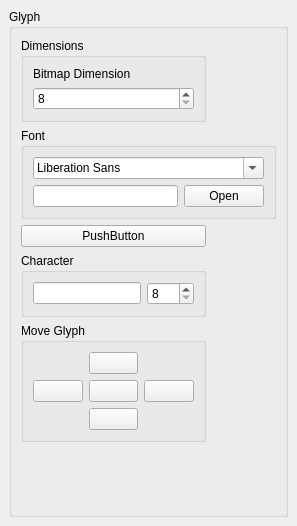
<?xml version="1.0" encoding="UTF-8"?>
<ui version="4.0">
 <class>DockGlyph</class>
 <widget class="QDockWidget" name="DockGlyph">
  <property name="geometry">
   <rect>
    <x>0</x>
    <y>0</y>
    <width>261</width>
    <height>526</height>
   </rect>
  </property>
  <property name="windowTitle">
   <string>DockWidget</string>
  </property>
  <widget class="QWidget" name="dockWidgetContents">
   <layout class="QVBoxLayout" name="verticalLayout">
    <item>
     <widget class="QGroupBox" name="groupBoxGlyph">
      <property name="title">
       <string>Glyph</string>
      </property>
      <layout class="QGridLayout" name="gridLayout_4">
       <item row="3" column="1">
        <spacer name="horizontalSpacer_2">
         <property name="orientation">
          <enum>Qt::Orientation::Horizontal</enum>
         </property>
         <property name="sizeHint" stdset="0">
          <size>
           <width>40</width>
           <height>20</height>
          </size>
         </property>
        </spacer>
       </item>
       <item row="5" column="0" colspan="2">
        <spacer name="verticalSpacer">
         <property name="orientation">
          <enum>Qt::Orientation::Vertical</enum>
         </property>
         <property name="sizeHint" stdset="0">
          <size>
           <width>20</width>
           <height>40</height>
          </size>
         </property>
        </spacer>
       </item>
       <item row="1" column="0" colspan="2">
        <widget class="QGroupBox" name="groupBoxFont">
         <property name="sizePolicy">
          <sizepolicy hsizetype="Preferred" vsizetype="Minimum">
           <horstretch>0</horstretch>
           <verstretch>0</verstretch>
          </sizepolicy>
         </property>
         <property name="title">
          <string>Font</string>
         </property>
         <layout class="QGridLayout" name="gridLayout">
          <item row="1" column="0" colspan="2">
           <widget class="QLineEdit" name="fontPath"/>
          </item>
          <item row="1" column="2">
           <widget class="QPushButton" name="serchFontFile">
            <property name="text">
             <string>Open</string>
            </property>
           </widget>
          </item>
          <item row="0" column="0" colspan="3">
           <widget class="QFontComboBox" name="fontComboBox"/>
          </item>
         </layout>
        </widget>
       </item>
       <item row="4" column="1">
        <spacer name="horizontalSpacer">
         <property name="orientation">
          <enum>Qt::Orientation::Horizontal</enum>
         </property>
         <property name="sizeHint" stdset="0">
          <size>
           <width>61</width>
           <height>20</height>
          </size>
         </property>
        </spacer>
       </item>
       <item row="0" column="1">
        <spacer name="horizontalSpacer_3">
         <property name="orientation">
          <enum>Qt::Orientation::Horizontal</enum>
         </property>
         <property name="sizeHint" stdset="0">
          <size>
           <width>40</width>
           <height>20</height>
          </size>
         </property>
        </spacer>
       </item>
       <item row="0" column="0">
        <widget class="QGroupBox" name="groupBoxGridSize">
         <property name="sizePolicy">
          <sizepolicy hsizetype="Preferred" vsizetype="Minimum">
           <horstretch>0</horstretch>
           <verstretch>0</verstretch>
          </sizepolicy>
         </property>
         <property name="title">
          <string>Dimensions</string>
         </property>
         <layout class="QGridLayout" name="gridLayout_3">
          <item row="0" column="0">
           <widget class="QLabel" name="labelBitmapDimension">
            <property name="text">
             <string>Bitmap Dimension</string>
            </property>
           </widget>
          </item>
          <item row="1" column="0">
           <widget class="QSpinBox" name="bitmapDimension">
            <property name="minimum">
             <number>8</number>
            </property>
            <property name="maximum">
             <number>640</number>
            </property>
           </widget>
          </item>
         </layout>
        </widget>
       </item>
       <item row="4" column="0">
        <widget class="QGroupBox" name="groupBoxMoveGlyph">
         <property name="sizePolicy">
          <sizepolicy hsizetype="Preferred" vsizetype="Minimum">
           <horstretch>0</horstretch>
           <verstretch>0</verstretch>
          </sizepolicy>
         </property>
         <property name="title">
          <string>Move Glyph</string>
         </property>
         <layout class="QGridLayout" name="gridLayout_2">
          <item row="2" column="1">
           <widget class="QPushButton" name="moveDown">
            <property name="text">
             <string/>
            </property>
            <property name="icon">
             <iconset resource="../resources/icons.qrc">
              <normaloff>:/button/icons/down</normaloff>:/button/icons/down</iconset>
            </property>
            <property name="iconSize">
             <size>
              <width>32</width>
              <height>32</height>
             </size>
            </property>
           </widget>
          </item>
          <item row="1" column="0">
           <widget class="QPushButton" name="moveLeft">
            <property name="text">
             <string/>
            </property>
            <property name="icon">
             <iconset resource="../resources/icons.qrc">
              <normaloff>:/button/icons/left</normaloff>:/button/icons/left</iconset>
            </property>
            <property name="iconSize">
             <size>
              <width>32</width>
              <height>32</height>
             </size>
            </property>
           </widget>
          </item>
          <item row="0" column="1">
           <widget class="QPushButton" name="moveTop">
            <property name="text">
             <string/>
            </property>
            <property name="icon">
             <iconset resource="../resources/icons.qrc">
              <normaloff>:/button/icons/up</normaloff>:/button/icons/up</iconset>
            </property>
            <property name="iconSize">
             <size>
              <width>32</width>
              <height>32</height>
             </size>
            </property>
           </widget>
          </item>
          <item row="1" column="1">
           <widget class="QPushButton" name="resetOffset">
            <property name="text">
             <string/>
            </property>
            <property name="icon">
             <iconset resource="../resources/icons.qrc">
              <normaloff>:/button/icons/center</normaloff>:/button/icons/center</iconset>
            </property>
            <property name="iconSize">
             <size>
              <width>32</width>
              <height>32</height>
             </size>
            </property>
           </widget>
          </item>
          <item row="1" column="2">
           <widget class="QPushButton" name="moveRight">
            <property name="text">
             <string/>
            </property>
            <property name="icon">
             <iconset resource="../resources/icons.qrc">
              <normaloff>:/button/icons/right</normaloff>:/button/icons/right</iconset>
            </property>
            <property name="iconSize">
             <size>
              <width>32</width>
              <height>32</height>
             </size>
            </property>
           </widget>
          </item>
         </layout>
        </widget>
       </item>
       <item row="3" column="0">
        <widget class="QGroupBox" name="groupBoxCharacter">
         <property name="sizePolicy">
          <sizepolicy hsizetype="Preferred" vsizetype="Minimum">
           <horstretch>0</horstretch>
           <verstretch>0</verstretch>
          </sizepolicy>
         </property>
         <property name="title">
          <string>Character</string>
         </property>
         <layout class="QGridLayout" name="gridLayout_5">
          <item row="0" column="0">
           <widget class="QLineEdit" name="character">
            <property name="maxLength">
             <number>1</number>
            </property>
           </widget>
          </item>
          <item row="0" column="1">
           <widget class="QSpinBox" name="glyphSize">
            <property name="minimum">
             <number>8</number>
            </property>
            <property name="maximum">
             <number>640</number>
            </property>
           </widget>
          </item>
         </layout>
        </widget>
       </item>
       <item row="2" column="0">
        <widget class="QPushButton" name="pushButtonHide">
         <property name="text">
          <string>PushButton</string>
         </property>
         <property name="checkable">
          <bool>true</bool>
         </property>
        </widget>
       </item>
      </layout>
     </widget>
    </item>
   </layout>
  </widget>
 </widget>
 <resources>
  <include location="../resources/icons.qrc"/>
 </resources>
 <connections/>
</ui>
